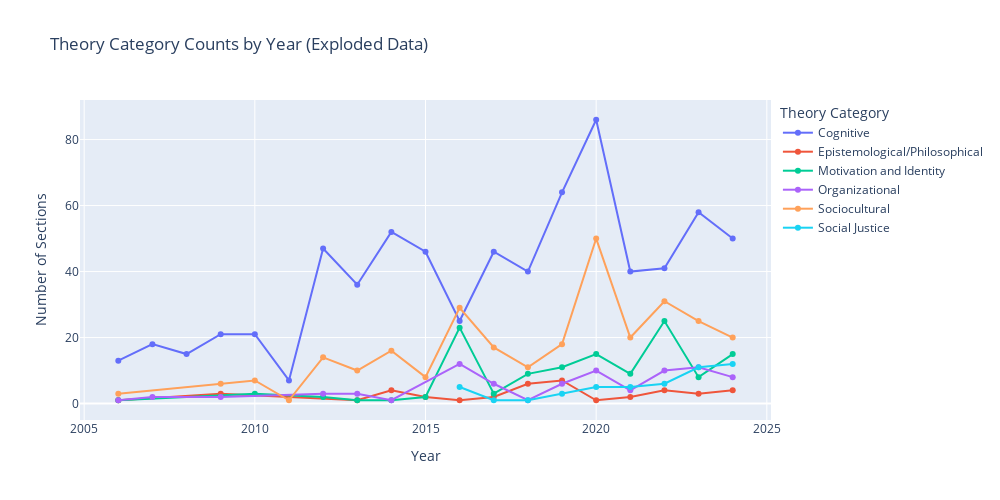

The code cell stored with this chart in its notebook:
### Markdown cell above
Using this, we can now plot the development over time.

### Code cell
import plotly.express as px
from LLM_classifier.utils import create_timestamped_path
import pandas as pd # It's good practice to import pandas

# Ensure the relevant columns exist
category_col = "classification_meta_framework_category"
year_col = 'article_year'

# 1. Start with the original DataFrame and drop rows with NaN values
plot_df = theory_df_merged.dropna(subset=[category_col, year_col]).copy()

# 2. Filter out rows where the category_col list is empty.
#    The condition is changed to > 0 to KEEP rows with non-empty lists.
is_not_empty_mask = plot_df[category_col].str.len() > 0
plot_df = plot_df[is_not_empty_mask].copy()

print(f"Number of sections: {len(plot_df)}")

# 3. THE KEY STEP: Explode the DataFrame.
#    This creates a new row for each category in the list, repeating the year.
plot_df = plot_df.explode(category_col)

print(f"Number of exploded entries: {len(plot_df)}")

# 4. Convert year to integer
plot_df[year_col] = plot_df[year_col].astype(int)

# 5. Get category counts. This groupby now works correctly on the exploded data.
category_counts = (
    plot_df.groupby([year_col, category_col])
    .size()
    .reset_index(name='count')
)

# 6. Create interactive plot (This part remains the same)
fig = px.line(
    category_counts,
    x=year_col,
    y='count',
    color=category_col,
    markers=True,
    labels={
        year_col: 'Year',
        'count': 'Number of Sections',
        category_col: 'Theory Category'
    },
    title='Theory Category Counts by Year (Exploded Data)'
)

fig.update_layout(
    legend_title_text='Theory Category',
    legend=dict(
        orientation="v",
        yanchor="top",
        y=1,
        xanchor="left",
        x=1.01
    ),
    width=1000,
    height=500
)

# output_path = create_timestamped_path("plotly_theory_year_exploded.html")
# fig.write_html(output_path)
# print(f"Plot saved to: {output_path}")
fig.show()

### Figure 1 — Plotly figure (JSON) as saved in the notebook; plotly's stock layout.template omitted (floating-point values rounded to 4 significant figures)
{"data": [{"hovertemplate": "Theory Category=Cognitive<br>Year=%{x}<br>Number of Sections=%{y}<extra></extra>", "legendgroup": "Cognitive", "line": {"color": "#636efa", "dash": "solid"}, "marker": {"symbol": "circle"}, "mode": "lines+markers", "name": "Cognitive", "orientation": "v", "showlegend": true, "type": "scatter", "x": [2006, 2007, 2008, 2009, 2010, 2011, 2012, 2013, 2014, 2015, 2016, 2017, 2018, 2019, 2020, 2021, 2022, 2023, 2024], "xaxis": "x", "y": [13, 18, 15, 21, 21, 7, 47, 36, 52, 46, 25, 46, 40, 64, 86, 40, 41, 58, 50], "yaxis": "y"}, {"hovertemplate": "Theory Category=Epistemological/Philosophical<br>Year=%{x}<br>Number of Sections=%{y}<extra></extra>", "legendgroup": "Epistemological/Philosophical", "line": {"color": "#EF553B", "dash": "solid"}, "marker": {"symbol": "circle"}, "mode": "lines+markers", "name": "Epistemological/Philosophical", "orientation": "v", "showlegend": true, "type": "scatter", "x": [2006, 2009, 2013, 2014, 2015, 2016, 2017, 2018, 2019, 2020, 2021, 2022, 2023, 2024], "xaxis": "x", "y": [1, 3, 1, 4, 2, 1, 2, 6, 7, 1, 2, 4, 3, 4], "yaxis": "y"}, {"hovertemplate": "Theory Category=Motivation and Identity<br>Year=%{x}<br>Number of Sections=%{y}<extra></extra>", "legendgroup": "Motivation and Identity", "line": {"color": "#00cc96", "dash": "solid"}, "marker": {"symbol": "circle"}, "mode": "lines+markers", "name": "Motivation and Identity", "orientation": "v", "showlegend": true, "type": "scatter", "x": [2006, 2010, 2012, 2013, 2014, 2015, 2016, 2017, 2018, 2019, 2020, 2021, 2022, 2023, 2024], "xaxis": "x", "y": [1, 3, 2, 1, 1, 2, 23, 3, 9, 11, 15, 9, 25, 8, 15], "yaxis": "y"}, {"hovertemplate": "Theory Category=Organizational<br>Year=%{x}<br>Number of Sections=%{y}<extra></extra>", "legendgroup": "Organizational", "line": {"color": "#ab63fa", "dash": "solid"}, "marker": {"symbol": "circle"}, "mode": "lines+markers", "name": "Organizational", "orientation": "v", "showlegend": true, "type": "scatter", "x": [2006, 2007, 2009, 2012, 2013, 2014, 2016, 2017, 2018, 2019, 2020, 2021, 2022, 2023, 2024], "xaxis": "x", "y": [1, 2, 2, 3, 3, 1, 12, 6, 1, 6, 10, 4, 10, 11, 8], "yaxis": "y"}, {"hovertemplate": "Theory Category=Sociocultural<br>Year=%{x}<br>Number of Sections=%{y}<extra></extra>", "legendgroup": "Sociocultural", "line": {"color": "#FFA15A", "dash": "solid"}, "marker": {"symbol": "circle"}, "mode": "lines+markers", "name": "Sociocultural", "orientation": "v", "showlegend": true, "type": "scatter", "x": [2006, 2009, 2010, 2011, 2012, 2013, 2014, 2015, 2016, 2017, 2018, 2019, 2020, 2021, 2022, 2023, 2024], "xaxis": "x", "y": [3, 6, 7, 1, 14, 10, 16, 8, 29, 17, 11, 18, 50, 20, 31, 25, 20], "yaxis": "y"}, {"hovertemplate": "Theory Category=Social Justice<br>Year=%{x}<br>Number of Sections=%{y}<extra></extra>", "legendgroup": "Social Justice", "line": {"color": "#19d3f3", "dash": "solid"}, "marker": {"symbol": "circle"}, "mode": "lines+markers", "name": "Social Justice", "orientation": "v", "showlegend": true, "type": "scatter", "x": [2016, 2017, 2018, 2019, 2020, 2021, 2022, 2023, 2024], "xaxis": "x", "y": [5, 1, 1, 3, 5, 5, 6, 11, 12], "yaxis": "y"}], "layout": {"height": 500, "legend": {"orientation": "v", "title": {"text": "Theory Category"}, "tracegroupgap": 0, "x": 1.01, "xanchor": "left", "y": 1, "yanchor": "top"}, "title": {"text": "Theory Category Counts by Year (Exploded Data)"}, "width": 1000, "xaxis": {"anchor": "y", "domain": [0, 1], "title": {"text": "Year"}}, "yaxis": {"anchor": "x", "domain": [0, 1], "title": {"text": "Number of Sections"}}}}
